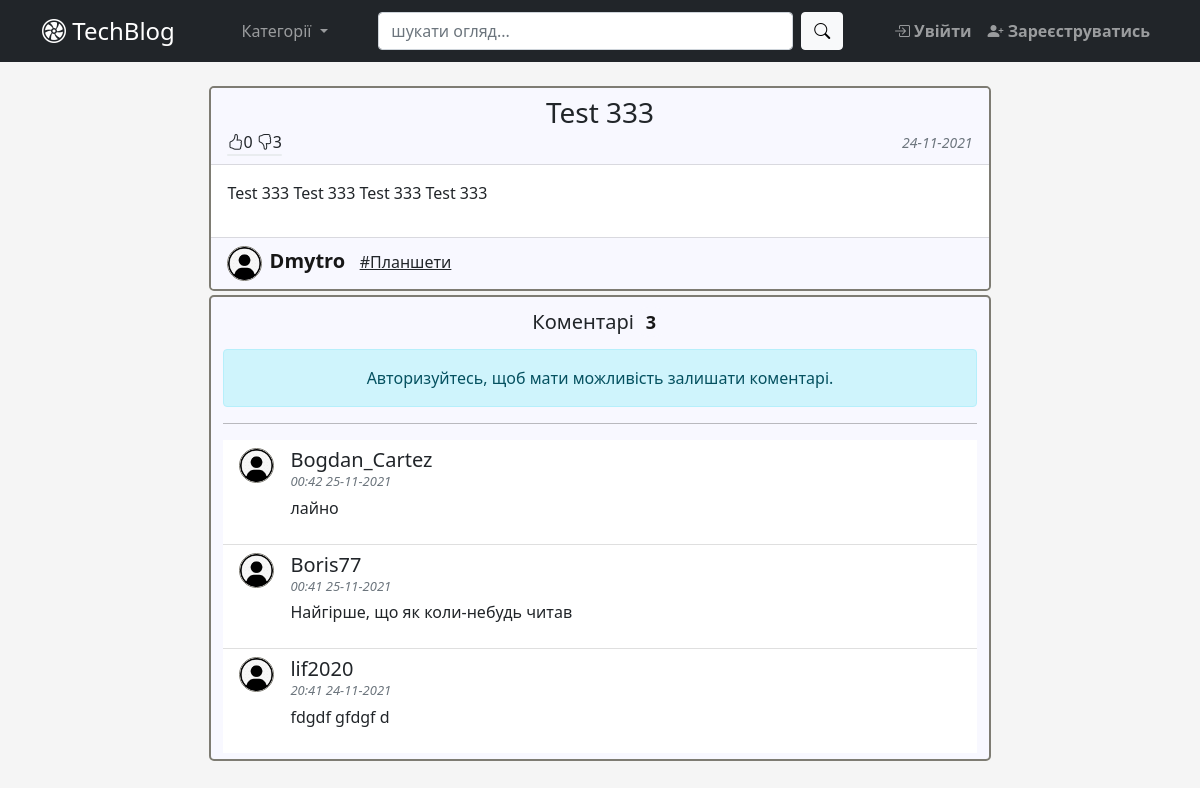
Screenshot of /post/3 with the database file from the repository.
### app/blog/models.py (models this page shows, shortened)
class Post(db.Model):  # type: ignore
    __searchable__ = ['title']
    id = db.Column(db.Integer, primary_key=True)  # type: ignore
    category_id = db.Column(db.Integer, db.ForeignKey('category.id'),
                            nullable=False)  # type: ignore
    user_id = db.Column(db.Integer(), db.ForeignKey('user.id'))  # type: ignore
    title = db.Column(db.String(100), nullable=False)  # type: ignore
    content = db.Column(db.Text)  # type: ignore
    created_at = db.Column(db.DateTime, default=datetime.now)  # type: ignore
    comments = db.relationship('Comment', backref='post_br', lazy=True)
    likes = db.relationship('Like', backref='post_br', lazy=True)
    def total_comments(self):
        return Comment.query.filter(Comment.post_id == self.id).count()
    def total_likes(self):
        return Like.query.filter(
            Like.post_id == self.id,
            Like.status == True).count()
    def total_dislikes(self):
        return Like.query.filter(
            Like.post_id == self.id,
            Like.status == False).count()
    def get_like_percentage(self):
        num_of_rates = self.total_likes() + self.total_dislikes()
        if num_of_rates == 0:
            return 50
        else:
            return int(self.total_likes() / num_of_rates * 100)

class Category(db.Model):  # type: ignore
    id = db.Column(db.Integer, primary_key=True)  # type: ignore
    name = db.Column(db.String(25), unique=True, nullable=False)
    category = db.relationship('Post', backref='category_br', lazy=True)

class Comment(db.Model):  # type: ignore
    id = db.Column(db.Integer, primary_key=True)  # type: ignore
    user_id = db.Column(db.Integer, db.ForeignKey('user.id'))  # type: ignore
    post_id = db.Column(db.Integer, db.ForeignKey('post.id'))  # type: ignore
    text = db.Column(db.String(500), nullable=False)  # type: ignore
    created_at = db.Column(db.DateTime, default=datetime.now)  # type: ignore

### app/user/models.py (models this page shows, shortened)
class User(db.Model, UserMixin):  # type: ignore
    id = db.Column(db.Integer, primary_key=True)  # type: ignore
    username = db.Column(db.String(30), unique=True, nullable=False)
    email = db.Column(db.String(50), unique=True, nullable=False)
    password = db.Column(db.String(30), nullable=False)
    picture = db.Column(db.String(20), nullable=False,
                        server_default='default.jpg')  # type: ignore
    comment = db.relationship('Comment', backref='user_br', lazy=True)
    like = db.relationship('Like', backref='user_br', lazy=True)
    posts = db.relationship('Post', backref='user_br', lazy=True)

### app/blog/views.py (the view, shortened to what this page needs)
@blog_bp.route('/post/<int:post_id>', methods=["GET", "POST"])
def post_view(post_id):
    form = FormComment()
    post = Post.query.get_or_404(post_id)
    comments = Comment.query.filter_by(post_id=post_id) \
        .order_by(Comment.created_at.desc())
    return render_template('post_view.html', post=post, form=form,
                           comments=comments)

### app/blog/forms.py
class FormComment(FlaskForm):
    comment = TextAreaField(
        'Коментар',
        render_kw={'cols': 40, 'rows': 3},
        validators=[Length(min=3, max=500,
                           message='Коментар повинен бути довжиною '
                                   'від 5 до 100 симолів!'),
                    DataRequired(message='Коментар не може бути пустим!')]
    )
    submit = SubmitField('Опублікувати')

### app/blog/templates/blog/post_view.html (shortened to what this page needs)
{% extends "base.html" %}
{% block main %}
  <div class="card mb-1 post-section">
    <div class="card-header light-silver-bg">
      <h3 class="text-center mb-0">{{post.title}}</h3>
        <div class="align-left">
          <a href="{{ url_for('blog_bp_in.rate_action', post_id=post.id, action='like') }}" id='like-btn' class="bi" data-toggle="tooltip">{{post.total_likes()}}</a>
          <a href="{{ url_for('blog_bp_in.rate_action', post_id=post.id, action='dislike') }}" id='dislike-btn' class="bi" data-toggle="tooltip">{{post.total_dislikes()}}</a>
          <div class="progress" style="height: 2px;">
          </div>
        </div>
      <div class="align-right mb-0">
        <small class="text-muted fst-italic">{{post.created_at.strftime('%d-%m-%Y')}}</small>
      </div>
    </div>
    <div class="card-body text-dark ">
      <div class="card-text text-break">{{post.content|safe}}</div>
    </div>
    <div class="card-footer light-silver-bg">
      <img src="{{url_for('static',filename='profile_pictures/' + post.user_br.picture)}}" class="rounded-circle post-author-img" alt="author-image">
      <a class="post-author-name" href="{{url_for('blog_bp_in.user_posts', user_id=post.user_br.id)}}"> <b>{{post.user_br.username}}</b></a>&nbsp;&nbsp;
      <a href="#" class="link-dark">#{{ post.category_br.name }}</a>
    </div>
  </div>
  <div id="comment-section" class="form-control" style="background-color: #f8f8ff;">
    <h5 class="p-1" align="center">Коментарі<span class="badge badge-style rounded-pill">{{post.total_comments()}}</span></h5>
    {% if current_user.is_authenticated %}
      <form method="post" action="{{ url_for('blog_bp_in.post_view', post_id=post.id, next=request.args.get('next')) }}" enctype="multipart/form-data" class="pt-1 pb-2" align="center">
        {{form.csrf_token}}
        {{form.comment(style="width:70%; padding: 6px;", placeholder="Бажаєте прокоментувати дану публікацію?") }} <br>
        <button type="submit" class="btn btn-secondary float-right bi bi-send-fill"> Надіслати</button>
      </form>
    {% else %}
      <div class="alert alert-info" role="alert" align="center">
        Авторизуйтесь, щоб мати можливість залишати коментарі.
      </div>
    {% endif %}
    <hr class="wide-hr">
    <div id="comment-list" class="overflow-auto">
      <ul class="list-group list-group-flush">
        {%for comment in comments%}
          <li class="list-group-item d-flex">
            <img src="{{url_for('static',filename='profile_pictures/' + comment.user_br.picture)}}" class="rounded-circle comment-author-img " alt="author-image">
            <div class="ms-3">
              <h5 style="display: block; margin-bottom: 0em;">{{comment.user_br.username}}</h5>
              <small id="comment-date" class="text-muted fst-italic" style="display: block;">{{comment.created_at.strftime('%H:%M %d-%m-%Y')}}</small>
                <p class="pt-1">{{comment.text}}</p>
            </div>
          </li>
        {% endfor %}
      </ul>
    </div>
  </div>
{% endblock main %}

### app/static/css/custom.css (style rules this page uses)
body { background-color: #f5f5f5; !important; }
.post-section { background: white; border: 2px solid #7E7C73; border-radius: 5px; margin-bottom: 20px; overflow:auto; margin:auto; width:70% }
.post-author-img { height: 35px; width: 35px; margin-right: 3px; border: 1px solid #7E7C73; }
a.post-author-name { font-size: 20px; color: #171717; text-decoration: none; margin-right: 2px; }
.align-left { float:left; }
.align-right { float:right; }
.light-silver-bg { background: #f8f8ff; }
#like-btn { color: #212529; text-decoration: none; }
#dislike-btn { color: #212529; text-decoration: none; }
#comment-date { font-size: 13px; }
.comment-author-img { height: 35px; width: 35px; border: 1px solid #7E7C73; }
#comment-list { max-height:410px; }
#comment-section { border: 2px solid #7E7C73; border-radius: 5px; margin:auto; margin-bottom: 10px; width:70% }
.badge-style { background: #f8f8ff; color: #171717; font-size: 18px; }
.wide-hr { border-top: 1px solid black; }

### rows the page displays
Post: title "Test 333", total_dislikes "3", created_at "24-11-2021", content "Test 333 Test 333 Test 333 Test 333", total_comments "3"
User: picture (placeholder picture), user_br.username "Dmytro"
Category: category_br.name "Планшети"
Comment: picture (placeholder picture), user_br.username "Bogdan_Cartez", created_at "00:42 25-11-2021", text "лайно"
Comment: picture (placeholder picture), user_br.username "Boris77", created_at "00:41 25-11-2021", text "Найгірше, що як коли-небудь читав"
Comment: picture (placeholder picture), user_br.username "lif2020", created_at "20:41 24-11-2021", text "fdgdf gfdgf d"

### other values shown
{{ post.total_likes() }} "0"
